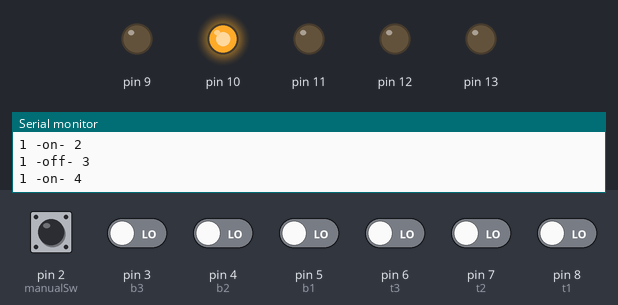
The program below on a simulated Arduino Uno, built with avr-gcc and run on an emulated ATmega328P. Parts: output pins drawn as LEDs (lit = HIGH), the last lines printed to the serial monitor. Dashed ring = blinking. The inputs (shaded band) are chosen by the test bench; at power-on: pin 2 (manualSw) HIGH, pin 3 (b3), pin 4 (b2), pin 5 (b1), pin 6 (t3), pin 7 (t2), pin 8 (t1) LOW.

Above: at 3.85 s.
3.9 s: pin 2 (manualSw) pulled LOW for 1.25 s
At 4.6 s:
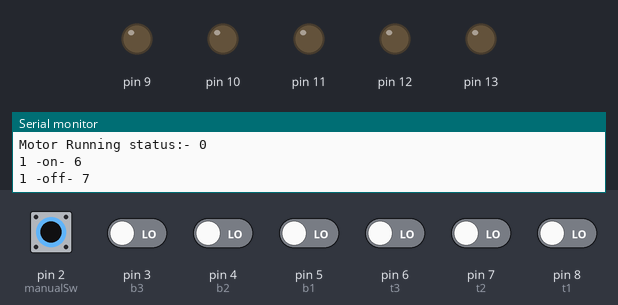
At 9.1 s:
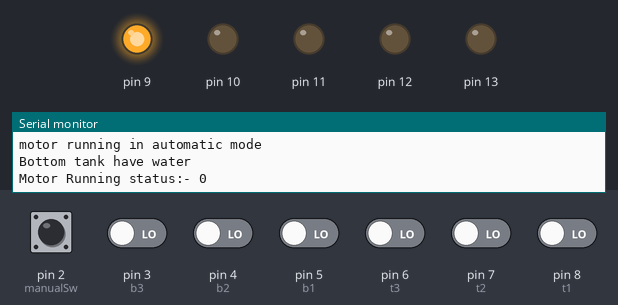
9.3 s: pin 4 (b2) driven HIGH
12.8 s: pin 5 (b1) driven HIGH
At 14.1 s:
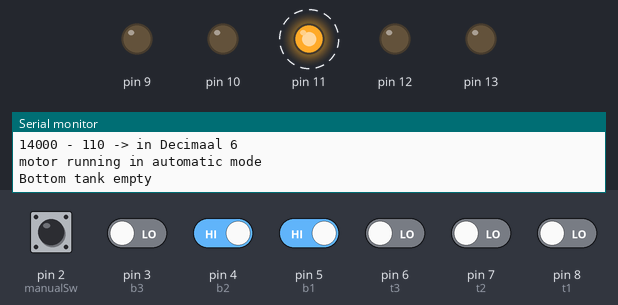
16.3 s: pin 7 (t2) driven HIGH
19.8 s: pin 2 (manualSw) pulsed LOW 5 times (0.12 s each, 0.3 s apart)
At 20.6 s:
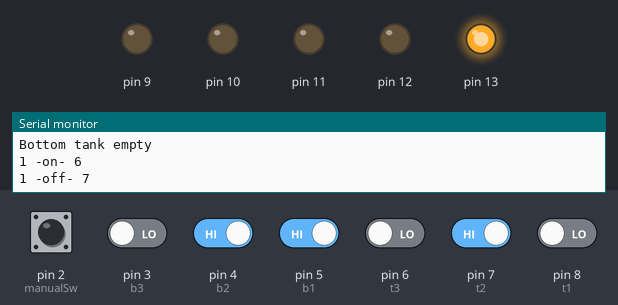
23.3 s: pin 3 (b3) driven HIGH
Timing chart, 0 to 27.8 s (numbered marks = the images above; inputs shaded):
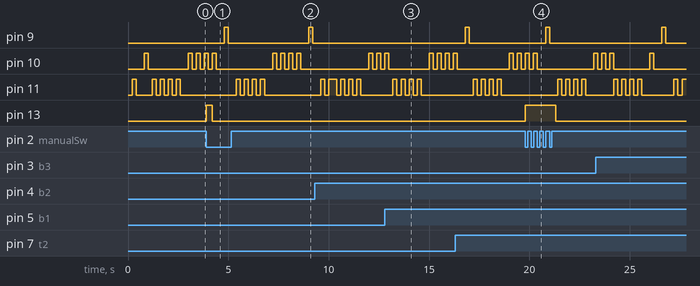

Measured:
- after the input at 3.9 s, pin 13: LOW → HIGH at once, → LOW 0.30 s later
- after the input at 12.8 s, pin 9: stays LOW (without the input it goes to HIGH after 1.0 s)
- after the input at 19.8 s, pin 13: LOW → HIGH at once, → LOW 1.5 s later
- by itself, pin 9: alternates HIGH for 0.20 s and LOW for 4.0 s
- by itself, pin 11: alternates HIGH for 0.20 s and LOW for 0.20 s, 8 changes in all, then stays LOW

The program:

main.cpp
```cpp
#include <Arduino.h>
#include "output/RGBIndicator.h"
#include "input/IOConfig.h"
#include <SimpleTimer.h>
#include "sensor/Sensor.h"
#include "sensor/AppTimer.h"
#include "sensor/Constant.h"


SimpleTimer appTimer;
Sensor *Sensor::instance = NULL;
AppTimer *AppTimer::instance = NULL;

auto rgbIndicator = new RGBIndicator(R,G,B);
auto topTankStatus = RGBStatus(Color(red));
auto bottomTankStatus = RGBStatus(Color(green));
auto motorMode = RGBStatus(Color(blue));

#define FULL LOW
#define EMPTY HIGH

void rgbHandler(){
  // //Read input signal first
  //topTankStatus.displayCount = 5;
  //bottomTankStatus.displayCount = 3;
  //motorMode.displayCount = 1;
  RGBStatus statusArray[] = {topTankStatus, bottomTankStatus, motorMode};

  rgbIndicator->glowStatusCount(statusArray, 3);
}

void readTank(){
 if(Sensor::shared()->readTankStatus()){
    //when there is new value available.

    //reset rgb counter status.
    rgbIndicator->reset = true;

   //set rgb status for top tank
    switch (Sensor::shared()->topTankSequence){
      case WaterStatus::empty:
        Serial.println("Empty: 1");
        topTankStatus.displayCount = 1;
        break;

      case WaterStatus::level1:
        Serial.println("l1: 2");
        topTankStatus.displayCount = 2;
        break;

      case WaterStatus::level2:
        Serial.println("l2: 3");
        topTankStatus.displayCount = 3;
        break;

      case WaterStatus::level3:
        Serial.println("l3: 4");
        topTankStatus.displayCount = 4;
        break;
      default:
        Serial.println("Invalid case");
        break;
    }
    //set rgb status for top tank
    switch (Sensor::shared()->bottomTankSequence){
      case WaterStatus::empty:
        bottomTankStatus.displayCount = 1;
        break;

      case WaterStatus::level1:
        bottomTankStatus.displayCount = 2;
        break;

      case WaterStatus::level2:
        bottomTankStatus.displayCount = 3;
        break;

      case WaterStatus::level3:
        bottomTankStatus.displayCount = 4;
        break;
      default:
        Serial.println("Invalid tank read case");
        break;
    }

  }

  Sensor::shared()->toString();
}

void readManualSwitch(){
 if (((millis() - AppTimer::shared()->manualSwPressedTimeInstance) >Constant::Timer::stable)
    &&
    AppTimer::shared()->manualSwPressedTimeInstance > 0){

        switch (Sensor::shared()->manualSwPressCount)
        {
        case MotorMode::automatic:
          Sensor::shared()->mode = MotorMode::automatic;
          Serial.println("----------------- Mode Switch:- automatic mode ----------------");
          motorMode.displayCount = 1;
          break;

        case MotorMode::manualOnAutoOff:
            Sensor::shared()->mode = MotorMode::manualOnAutoOff;
            Serial.println("----------------- Mode Switch:- manual on auto off mode ----------------");
          motorMode.displayCount = 2;
            break;

        case MotorMode::manualOnManualOff:
            Sensor::shared()->mode = MotorMode::manualOnManualOff;
            Serial.println("----------------- Mode Switch:- manual on manual off mode ----------------");
            motorMode.displayCount = 3;
            break;

        default:
            break;
        }

      Sensor::shared()->manualSwPressCount = 0;
      AppTimer::shared()->manualSwPressedTimeInstance = 0;

  }
}

void controlMotor(){
  if((Sensor::shared()->mode == MotorMode::automatic) || (Sensor::shared()->mode == MotorMode::manualOnAutoOff)){
    Serial.println("motor running in automatic mode");

    if (Sensor::shared()->mode == MotorMode::manualOnAutoOff){
      Sensor::shared()->motor = ON;
      Sensor::shared()->send(Output::motor, Sensor::shared()->motor);
      //after turning on motor, need to set config to auto otherwise  motor will on and off.
      Sensor::shared()->mode = MotorMode::automatic;
      //motorMode.displayCount = 1;
    }


    if (Sensor::shared()->isBottomTankEmpty() == FALSE){

      Serial.println("Bottom tank have water");
      if (Sensor::shared()->motor == OFF){
        Sensor::shared()->motor = (Sensor::shared()->t1 & Sensor::shared()->t2 & Sensor::shared()->t3) &
                                (
                                  (~Sensor::shared()->b1 & ~Sensor::shared()->b2 & ~Sensor::shared()->b3) |
                                  (~Sensor::shared()->b1 & ~Sensor::shared()->b2 & Sensor::shared()->b3)  |
                                  (~Sensor::shared()->b1 & Sensor::shared()->b2 & Sensor::shared()->b3)
                                 );

        Sensor::shared()->send(Output::motor,Sensor::shared()->motor);
      }else{
        //keep running motor until top tank is full once  motor is started.
        if ((Sensor::shared()->t1 == FULL) & (Sensor::shared()->t2 == FULL) &(Sensor::shared()->t3 == FULL) ){
          Sensor::shared()->motor = OFF;
          Sensor::shared()->send(Output::motor,Sensor::shared()->motor);
        }

      }

      Serial.print("Motor Running status:- ");
      Serial.println(Sensor::shared()->motor);

    }else{
      //Bottom tank empty
      Serial.println("Bottom tank empty");
      Sensor::shared()->motor = OFF;
      Sensor::shared()->send(Output::motor, Sensor::shared()->motor);
    }

  }else{
    Serial.println("motor running in manual on manual off mode");
    Sensor::shared()->motor = ON;
    Sensor::shared()->send(Output::motor, Sensor::shared()->motor);
  }
}

void manualHandler(){
  if ((Sensor::shared()->isManualSwPressed == FALSE) ){
    Sensor::shared()->isManualSwPressed = TRUE;
    Sensor::shared()->manualSwPressCount = Sensor::shared()->manualSwPressCount + 1;
    Serial.print("Manual Switch Pressed:-");
    Serial.println(Sensor::shared()->manualSwPressCount);
  }
  AppTimer::shared()->manualSwPressedTimeInstance = millis();
}

void setup() {
  //Configure Serial communication baud rate
  Serial.begin(9600);

 //Setup sendor pins
  Sensor::shared()->inputConfig();
  Sensor::shared()->outputConfig();

  //on startup set config mode to automatic.
  Sensor::shared()->mode = MotorMode::automatic;
  //On startup turnoff motor
  Sensor::shared()->send(Output::motor, OFF);

  //Configure RGB led
  rgbIndicator->setupRgbPins(); //io setup
  rgbIndicator->setupBlinkInterval(300); //blink interval setup

  //setup time triggered loop.
  appTimer.setInterval(200, rgbHandler);
  appTimer.setInterval(1000, readTank);
  appTimer.setInterval(Constant::Timer::stable, readManualSwitch);
  appTimer.setInterval(Constant::Timer::motor, controlMotor);
  attachInterrupt(digitalPinToInterrupt(manualSw), manualHandler, FALLING );


}

void loop() {
  // put your main code here, to run repeatedly:
  //rgbIndicator->glow(Color(red), true);
  //Stage 1:  Determine manual or automatic

  if(Sensor::shared()->isManualSwPressed == TRUE){
    Sensor::shared()->send(Output::buzzer, TRUE);
    if ((millis() - AppTimer::shared()->manualSwPressedTimeInstance) > Constant::Timer::debounce){
        Sensor::shared()->isManualSwPressed = FALSE;
        Sensor::shared()->send(Output::buzzer, FALSE);
      }
  }
  //run timer
  appTimer.run();
}
```

Color.cpp
```cpp
#include "Color.h"

Color::Color(long rgb){
    {
    //Serial.println(((rgb>>16) & 0xFF));
    hex = rgb;
    red   =  ((rgb>>16) & 0xFF);
    green =  ((rgb>>8) & 0xFF);
    blue  =  ((rgb) & 0xFF);
    };
}
```

Color.h
```cpp
#ifndef Color_h
#define Color_h

#include <Arduino.h>

enum Code {
   off = 0x000000,
   white = 0xffffff,
   red = 0xff0000,
   green = 0x00ff00,
   blue = 0x0000ff,
   magenta = 0xff0090,
   purple = 0xf00fff,
   orange = 0xff0f00,
   yellow = 0xf0f000,
   pink = 0xff0f0f,
   brown = 0xA52A2A,
   cyan = 0x00FFFF,
   gray = 0x808080,
   navy = 0x000080
};

struct Color{

public:
    uint8_t red;
	uint8_t green;
	uint8_t blue;
    byte hex;
    Color(long rgb);
  };

  #endif
```

RGBIndicator.cpp
```cpp
#include "RGBIndicator.h"
#include <Arduino.h>

/* RGB indicator constructor */
RGBIndicator::RGBIndicator(uint8_t r, uint8_t g, uint8_t b){

  pinRed = r;
  pinGreen = g;
  pinBlue = b;

}

/* setup rgb pin as output */
void RGBIndicator::setupRgbPins(){

    pinMode(pinRed, OUTPUT);
    pinMode(pinGreen, OUTPUT);
    pinMode(pinBlue, OUTPUT);

}

/* provide custome blink interval */

void RGBIndicator::setupBlinkInterval(unsigned int time){
    interval = time;
}
//glow led with provided color.
void RGBIndicator::on(Color color){

    analogWrite(pinRed,     (color.red));
    analogWrite(pinGreen,   (color.green));
    analogWrite(pinBlue,    (color.blue));
}

//turnoff led.
void RGBIndicator::off(){
    on(Color(0x000000));
}

//blink rgb led to glow with provided color code.
void RGBIndicator::glow(Color color, bool blink){
    unsigned long now = millis();
    unsigned int segment = now % (interval * 2);

    if (blink){
        if (interval >= 0  && segment < interval){
            on(color);
            }else{
                off();
        }
    }else{
        on(color);
    }

}

//current color
//color count
//isrunning


/*
300-r, 300-off, 300-r,  //red count 2
500-off,
300-g, 300-off, 300-g, 300-g, 300-off, 300-g,  //green  count 4
500-off,
300-b,  //blue count 1
500-off,

*/
void RGBIndicator::glowStatusCountBlocker(RGBStatus status[], int variableCount){

    for ( int i = 0; i < variableCount; i++) {
        auto rgbstatus  = status[i];
        for( int j = 0; j < rgbstatus.displayCount; j++){
            on(rgbstatus.color);
            delay(100);
            off();
            delay(100);
            }
        delay(interval);
    }

}

/*
TODO: Functional implementation is incomplete.
*/
 void RGBIndicator::glowStatusCount(RGBStatus statusArray[],  int variableCount){

     if (reset){
         currentCount = 0;
         currentIndex = 0;
         reset = false;
     }

    RGBStatus status = statusArray[currentIndex];
     if (currentCount % 2 == 0 && currentCount < status.displayCount * 2){
        Serial.print(currentIndex);
        Serial.print(" -on- ");
        Serial.println(currentCount);

         on(status.color);
         currentCount += 1;
     }else if (currentCount % 2 == 1 && currentCount < status.displayCount * 2){
          Serial.print(currentIndex);
          Serial.print(" -off- ");
          Serial.println(currentCount);

         off();
         currentCount += 1;
     }else{
         Serial.println(" -+++- ");
         currentIndex += 1;
          currentCount = 0;
         if (currentIndex > (variableCount - 1)){
           Serial.println(" ------ ");
            currentIndex = 0;

         }

     }


 }
```

RGBIndicator.h
```cpp
#pragma once

#ifndef RGBIndicator_h
#define RGBIndicator_h
#include <Arduino.h>
#include "Color.h"
#include "RGBStatus.h"


class RGBIndicator{
  private:
    uint8_t pinRed, pinGreen, pinBlue;
    unsigned int interval = 500;
    int currentCount = 0, currentIndex = 0;

  public:
    bool reset = true;

  //methods
    RGBIndicator(uint8_t red, uint8_t green, uint8_t blue);
    void setupRgbPins(void);
    void setupBlinkInterval(unsigned int time);
    void on(Color color);
    void off();
    void glow(Color color, bool blink);
    void glowStatusCountBlocker(RGBStatus status[], int variableCount);
    void glowStatusCount(RGBStatus status[], int variableCount);

};

#endif
```

RGBStatus.cpp
```cpp
#include "RGBStatus.h"

RGBStatus::RGBStatus(Color c){
    color = c;
}
```

RGBStatus.h
```cpp
#ifndef RGBStatus_h
#define RGBStatus_h

#include "Color.h"
#include <Arduino.h>

struct RGBStatus
{

public:
    Color color  = Color(0x000000);
    int displayCount = 1;
    RGBStatus(Color c);
};


#endif
```

AppTimer.h
```cpp
#ifndef AppTimer_h
#define AppTImer_h
#include <Arduino.h>

struct AppTimer
{
    private:
        static AppTimer *instance;

        AppTimer(){
            manualSwPressedTimeInstance = 0;
        }

    public:

        long int manualSwPressedTimeInstance;

        static AppTimer* shared(){
            if(instance == NULL){
                instance = new AppTimer();
            }
            return instance;
        }
};


#endif
```

Constant.h
```cpp
#ifndef Constant_h
#define Constant_h

struct Constant
{
    enum Timer{
         debounce = 300, //optimum value = 200
         stable = 1000,
         motor=1000
    };
};


#endif
```

Sensor.cpp
```cpp
#include "Sensor.h"
#include "../input/IOConfig.h"
#include "../sensor/AppTimer.h"
#include "../sensor/Constant.h"

Sensor::Sensor(){
    motor = LOW;

    t1 = LOW;
    t2= LOW;
    t3 = LOW;

    b1 = LOW;
    b2= LOW;
    b3 = LOW;

    tankSequence = 0xff;
    topTankSequence = 0x00;
    bottomTankSequence = 0x00;
    manualSwPressCount = 0;
    isManualSwPressed = FALSE;
    mode = MotorMode::automatic;
}


Sensor *Sensor::shared(){
    if(instance == NULL){
        instance = new Sensor();
    }
    return instance;
}
void Sensor:: outputConfig(){
        pinMode(Output::buzzer, OUTPUT);
        pinMode(Output::motor, OUTPUT);

}

void Sensor:: send(int pin, bool value){
        digitalWrite(pin, value);
    }

void Sensor:: inputConfig(){

        //put external pull up registor. Interal not working as expected.
        pinMode(manualSw, INPUT_PULLUP);

        pinMode(t1, INPUT_PULLUP);
        pinMode(t2, INPUT_PULLUP);
        pinMode(t3, INPUT_PULLUP);

        pinMode(b1, INPUT_PULLUP);
        pinMode(b2, INPUT_PULLUP);
        pinMode(b3, INPUT_PULLUP);
    }

void Sensor::checkTopTank(){
    Sensor::shared()->t1  = digitalRead(Input::t1);
    Sensor::shared()->t2  = digitalRead(Input::t2);
    Sensor::shared()->t3  = digitalRead(Input::t3);

    byte value = 0x00;
    value = (Sensor::shared()->t1);
    value = (value << 1 | Sensor::shared()->t2) ;
    value = (value << 1 | Sensor::shared()->t3) ;

    topTankSequence = value;
}

void Sensor::checkBottomTank(){
    Sensor::shared()->b1 = digitalRead(Input::b1);
    Sensor::shared()->b2 = digitalRead(Input::b2);
    Sensor::shared()->b3 = digitalRead(Input::b3);

    byte value = 0x00;
    value = (Sensor::shared()->b1);
    value = (value << 1 | Sensor::shared()->b2) ;
    value = (value << 1 | Sensor::shared()->b3) ;

    bottomTankSequence = value;
}


bool Sensor::readTankStatus(){

    checkTopTank();
    checkBottomTank();

    byte value = 0x00;
    //top tank status
    value = (Sensor::shared()->t1);
    value = (value << 1 | Sensor::shared()->t2) ;
    value = (value << 1 | Sensor::shared()->t3) ;

    //bottom tank status
    value = (value << 1 | Sensor::shared()->b1) ;
    value = (value << 1 | Sensor::shared()->b2) ;
    value = (value << 1 | Sensor::shared()->b3) ;

    bool flag = Sensor::shared()->tankSequence  == value ? FALSE : TRUE;
    Sensor::shared()->tankSequence =  value;
    return  flag;
}

bool Sensor::isBottomTankEmpty(){
    return Sensor::shared()->b1;
}

void Sensor::toString(){
    Serial.print(millis());
    Serial.print(" - ");
    Serial.print(Sensor::shared()->tankSequence, BIN);
    Serial.print(" -> in Decimaal ");
    Serial.println(Sensor::shared()->tankSequence, DEC);
}
```

Sensor.h
```cpp
#pragma once
#include <Arduino.h>

#ifndef Sensor_h
#define Sensor_h


enum WaterStatus {
    empty = 7,
    level1 = 3,
    level2 = 1,
    level3 = 0
};

enum MotorMode {
    automatic = 1,
    manualOnAutoOff  = 2,
    manualOnManualOff = 3
};

class Sensor
{

private:
    static Sensor *instance;
	Sensor();

public:

    bool motor;


    bool t1;
    bool t2;
    bool t3;

    bool b1;
    bool b2;
    bool b3;

    int manualSwPressCount;
    bool isManualSwPressed;

    byte tankSequence ;
    byte topTankSequence, bottomTankSequence;
    MotorMode mode;

    static Sensor* shared();
    void inputConfig();
    void outputConfig();
    void send(int pin, bool value);

    bool isBottomTankEmpty();
    bool readTankStatus();
    void checkTopTank();
    void checkBottomTank();
    void toString();

};
#endif
```

IOConfig.h
```cpp
#include <Arduino.h>

#ifndef IOconfig_h
#define IOconfig_h


#define ON HIGH
#define OFF LOW
#define TRUE  HIGH
#define FALSE LOW

enum Input {
	//Manual Switch to turn automatic and manual config
	manualSw = 2,
	//Top tank pin config
	t1 = 8,
	t2 = 7,
	t3 = 6,

	//Bottom tank pin config
	b1 = 5,
	b2 = 4,
	b3 = 3
};


enum Output {
	motor = 12,
	buzzer = 13,
	R = 11,
	G = 10,
	B = 9
};


#endif
```
